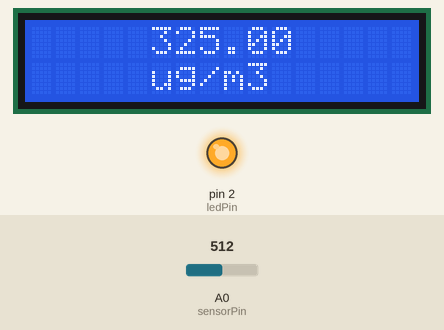
The sketch below on a simulated Arduino Uno, built with avr-gcc and run on an emulated ATmega328P. Shown: 16×2 character LCD, output pins drawn as LEDs (lit = HIGH). The test bench sets the inputs (shaded band); at power-on: A0 (sensorPin) = 512. What the sketch prints to the serial monitor is not drawn.

Above: at 1.2 s.
1.3 s: A0 (sensorPin) set to 716
At 3.3 s:
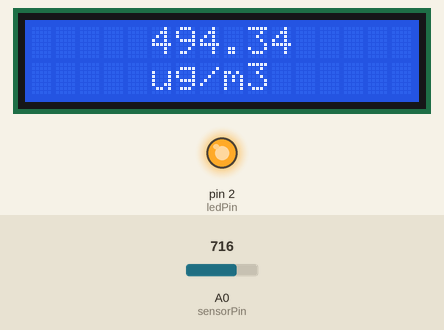
3.6 s: A0 (sensorPin) set to 900
At 5.3 s:
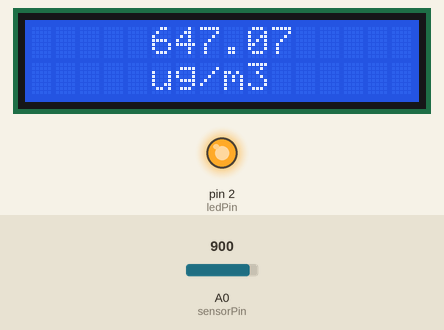
5.6 s: A0 (sensorPin) set to 1023
At 7.4 s:
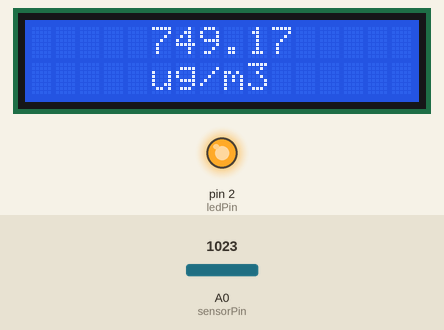
Timing chart, 0 to 8.9 s (numbered marks = the images above; inputs shaded):
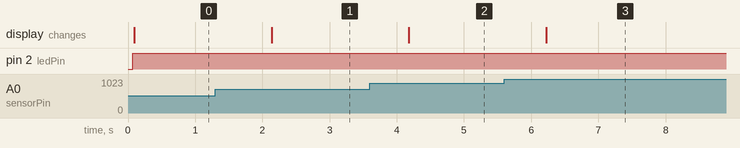

Measured:
- after the input at 1.3 s, the display: changes after 0.84 s (image 1)
- after the input at 3.6 s, the display: changes after 0.58 s (image 2)
- after the input at 5.6 s, the display: changes after 0.63 s (image 3)

The sketch:

air_cleaner.ino
```cpp
#include <Wire.h>

//I used 'Arduino-LiquidCrystal-I2C-library', You can get it from here
// https://github.com/fdebrabander/Arduino-LiquidCrystal-I2C-library
#include <LiquidCrystal_I2C.h>

//(I2C address, chars, lines), put in your device's own
LiquidCrystal_I2C lcd(0x27, 16, 2);

int sensorPin = A0;
int ledPin = 2;

int samplingTime = 280;
int deltaTime = 40;
int sleepTime = 9680;

float sensor_value = 0;
float voltage_value = 0;
float dustDensity = 0;

void setup() {
  Serial.begin(9600);
  pinMode(ledPin, OUTPUT);

  lcd.begin();
  lcd.backlight();
  lcd.clear();
}

void loop() {

  detect();
  if (dustDensity > 30)
  {
    Serial.print(dustDensity);
    Serial.println(" ug/m3");
    lcd.setCursor(5, 0);
    lcd.print(dustDensity);
    lcd.setCursor(5, 1);
    lcd.print("ug/m3");
  }
  delay(1000);
}


//function that get the dustDensity value
void detect()
{
  digitalWrite(ledPin, LOW);
  delayMicroseconds(samplingTime);
  sensor_value = analogRead(sensorPin);

  delayMicroseconds(deltaTime);
  digitalWrite(ledPin, HIGH);
  delayMicroseconds(sleepTime);

  //change analoge input value to voltage value
  voltage_value = sensor_value * (5.0 / 1024.0);

  //get dustDensity from voltage value (ug/m3)
  dustDensity = (0.17 * voltage_value - 0.1) * 1000;
}
```
